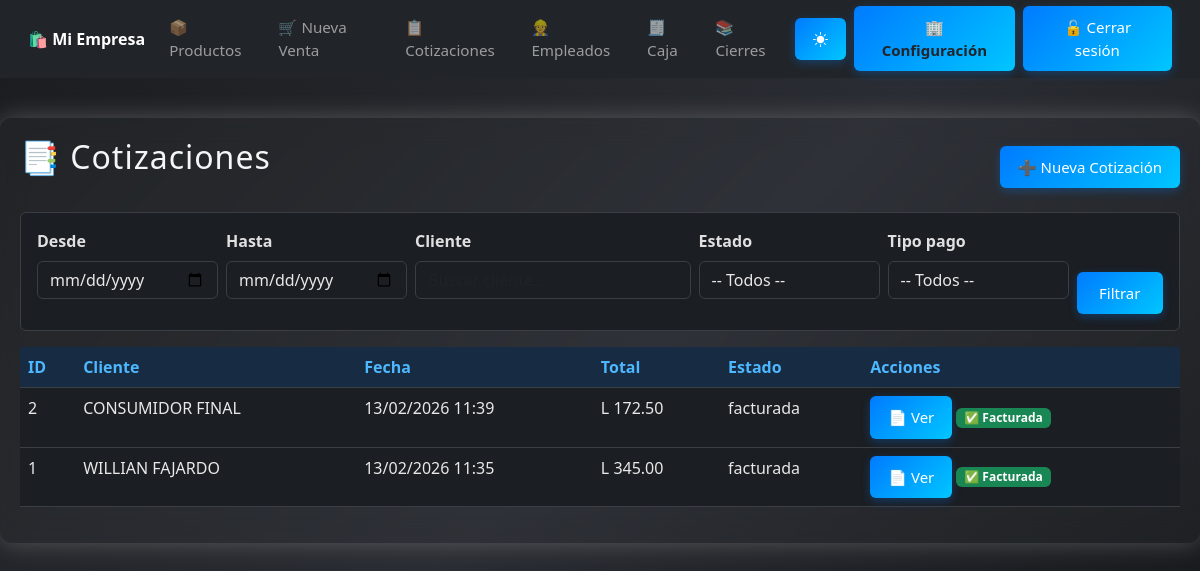
Screenshot of /cotizaciones/ (signed in) with the database file from the repository.
### configuracion/models.py (models this page shows, shortened)
class EmpresaConfig(models.Model):
    empresa = models.OneToOneField(Empresa, on_delete=models.CASCADE, related_name="config")
    nombre = models.CharField(max_length=150)
    rtn = models.CharField(max_length=20, blank=True, null=True)
    direccion = models.CharField(max_length=255, blank=True, null=True)
    telefono = models.CharField(max_length=20, blank=True, null=True)
    correo = models.EmailField(max_length=150, blank=True, null=True)
    moneda = models.CharField(max_length=10, default="L")
    isv_default = models.DecimalField(max_digits=5, decimal_places=2, default=0.15)
    actualizado = models.DateTimeField(auto_now=True)

### cotizaciones/models.py (models this page shows, shortened)
class Cotizacion(models.Model):
    fecha = models.DateTimeField(auto_now_add=True)
    cliente = models.ForeignKey('clientes.Cliente', on_delete=models.SET_NULL, null=True, blank=True, default=None)
    tipo_pago = models.CharField(
        max_length=10,
        choices=[('contado', 'Contado'), ('credito', 'Crédito')],
        default='contado'
    )
    subtotal_exento = models.DecimalField(max_digits=12, decimal_places=2, default=Decimal('0.00'))
    subtotal_g15    = models.DecimalField(max_digits=12, decimal_places=2, default=Decimal('0.00'))
    subtotal_g18    = models.DecimalField(max_digits=12, decimal_places=2, default=Decimal('0.00'))
    impuesto_15     = models.DecimalField(max_digits=12, decimal_places=2, default=Decimal('0.00'))
    impuesto_18     = models.DecimalField(max_digits=12, decimal_places=2, default=Decimal('0.00'))
    total           = models.DecimalField(max_digits=12, decimal_places=2, default=Decimal('0.00'))
    estado = models.CharField(max_length=20, default="pendiente")  # pendiente, facturada

### clientes/models.py (models this page shows, shortened)
class Cliente(models.Model):
    nombre = models.CharField(max_length=150)
    rtn = models.CharField(max_length=20, blank=True, null=True)
    direccion = models.CharField(max_length=255, blank=True, null=True)
    telefono = models.CharField(max_length=20, blank=True, null=True)

### cotizaciones/views.py (the view)
# urls.py: path('', views.lista_cotizaciones, name='lista_cotizaciones'),
@login_required
@requiere_modulo('mod_cotizaciones')
@permission_required('cotizaciones.view_cotizacion', raise_exception=True)
def lista_cotizaciones(request):
    cotizaciones = Cotizacion.objects.select_related('cliente').all().order_by('-fecha')
    desde = request.GET.get('desde', '')
    hasta = request.GET.get('hasta', '')
    cliente_id = request.GET.get('cliente_id', '')
    cliente_nombre = request.GET.get('cliente_nombre', '')
    estado = request.GET.get('estado', '')
    tipo_pago = request.GET.get('tipo_pago', '')
    if desde:
        try:
            d = datetime.strptime(desde, '%Y-%m-%d').date()
            cotizaciones = cotizaciones.filter(fecha__date__gte=d)
        except ValueError:
            pass
    if hasta:
        try:
            h = datetime.strptime(hasta, '%Y-%m-%d').date()
            cotizaciones = cotizaciones.filter(fecha__date__lte=h)
        except ValueError:
            pass
    if cliente_id:
        cotizaciones = cotizaciones.filter(cliente_id=cliente_id)
    if estado:
        cotizaciones = cotizaciones.filter(estado=estado)
    if tipo_pago:
        cotizaciones = cotizaciones.filter(tipo_pago=tipo_pago)
    return render(request, 'cotizaciones/lista_cotizaciones.html', {
        'cotizaciones': cotizaciones,
        'f': {
            'desde': desde,
            'hasta': hasta,
            'cliente_id': cliente_id,
            'cliente_nombre': cliente_nombre,
            'estado': estado,
            'tipo_pago': tipo_pago,
        }
    })

### core/context_processors.py (called while the page is built)
def empresa_config(request):
    empresa = EmpresaConfig.objects.first()
    if not empresa:
        empresa = EmpresaConfig.objects.create(
            nombre="Mi Empresa",
            rtn="",
            direccion="",
        )
    return {"empresa": empresa}

def modulos_config(request):
    modulos = ModuloConfig.objects.first()
    if not modulos:
        modulos = ModuloConfig.objects.create()
    return {"modulos": modulos}

### cotizaciones/templates/cotizaciones/lista_cotizaciones.html (shortened to what this page needs)
{% extends 'base.html' %}
{% block content %}
<div class="contenedor">
  <div class="d-flex justify-content-between align-items-center mb-3">
    <h2>📑 Cotizaciones</h2>
    <a href="{% url 'cotizaciones:crear_cotizacion' %}" class="btn btn-primary">➕ Nueva Cotización</a>
  </div>
  <form method="get" class="card card-body mb-3">
    <div class="row g-2 align-items-end">
      <div class="col-md-2">
        <label class="form-label">Desde</label>
        <input type="date" name="desde" value="{{ f.desde }}" class="form-control">
      </div>
      <div class="col-md-2">
        <label class="form-label">Hasta</label>
        <input type="date" name="hasta" value="{{ f.hasta }}" class="form-control">
      </div>
      <div class="col-md-3">
        <label class="form-label">Cliente</label>
        <input type="text" name="cliente_nombre" id="cliente-input" value="{{ f.cliente_nombre }}"
               class="form-control" placeholder="Buscar cliente..." autocomplete="off">
      </div>
      <div class="col-md-2">
        <label class="form-label">Estado</label>
        <select name="estado" class="form-control">
          <option value="">-- Todos --</option>
        </select>
      </div>
      <div class="col-md-2">
        <label class="form-label">Tipo pago</label>
        <select name="tipo_pago" class="form-control">
          <option value="">-- Todos --</option>
        </select>
      </div>
      <div class="col-md-1 d-grid">
        <button class="btn btn-dark">Filtrar</button>
      </div>
    </div>
  </form>
  <table class="table">
    <thead>
      <tr>
        <th>ID</th>
        <th>Cliente</th>
        <th>Fecha</th>
        <th>Total</th>
        <th>Estado</th>
        <th>Acciones</th>
      </tr>
    </thead>
    <tbody>
      {% for c in cotizaciones %}
        <tr>
          <td>{{ c.id }}</td>
          <td>{{ c.cliente.nombre }}</td>
          <td>{{ c.fecha|date:"d/m/Y H:i" }}</td>
          <td>L {{ c.total }}</td>
          <td>{{ c.estado }}</td>
          <td>
            <a href="{% url 'cotizaciones:detalle_cotizacion' c.id %}" class="btn btn-info btn-sm">📄 Ver</a>
            {% if c.estado == "pendiente" %}
              <a href="{% url 'cotizaciones:editar_cotizacion' c.id %}" class="btn btn-warning btn-sm">✏️ Editar</a>
              <a href="{% url 'cotizaciones:facturar_cotizacion' c.id %}" class="btn btn-success btn-sm">💰 Facturar</a>
              {% if perms.cotizaciones.delete_cotizacion %}
                <a href="{% url 'cotizaciones:eliminar_cotizacion' c.id %}" class="btn btn-danger btn-sm"
                   onclick="return confirm('⚠️ ¿Seguro que deseas eliminar esta cotización?');">🗑️ Eliminar</a>
              {% endif %}
            {% else %}
              <span class="badge bg-success">✅ Facturada</span>
            {% endif %}
          </td>
        </tr>
      {% empty %}
        <tr>
          <td colspan="6" class="text-center">No hay cotizaciones registradas.</td>
        </tr>
      {% endfor %}
    </tbody>
  </table>
</div>
{% endblock %}

### core/templates/base.html (shortened to what this page needs)
<!DOCTYPE html>
<html lang="es">
<head>
  {% load static %}
  <link href="https://cdn.jsdelivr.net/npm/bootstrap@5.3.0/dist/css/bootstrap.min.css" rel="stylesheet">
  <link rel="stylesheet" href="{% static 'css/estilo_base.css' %}">
  <link href="https://cdn.jsdelivr.net/npm/bootstrap-icons@1.11.3/font/bootstrap-icons.css" rel="stylesheet">
</head>
<body>
  <nav class="navbar navbar-expand-lg navbar-dark bg-dark sticky-top" id="menu-principal">
    <div class="container-fluid">
      <a class="navbar-brand fw-bold" href="{% url 'dashboard' %}">
        🛍️ {{ empresa.nombre|default:"SISTEMAS FAJARDO" }}
      </a>
      <div class="collapse navbar-collapse" id="navbarNav">
        <ul class="navbar-nav me-auto">
          <li class="nav-item">
            <a class="nav-link" href="{% url 'productos:listar_productos' %}">📦 Productos</a>
          </li>
          <li class="nav-item">
            {% if modulos.mod_ventas and perms.ventas.add_venta %}
              <a class="nav-link" href="{% url 'ventas:crear_venta' %}">🛒 Nueva Venta</a>
            {% endif %}
          </li>
          <li class="nav-item">
            {% if modulos.mod_cotizaciones and perms.cotizaciones.view_cotizacion %}
              <a class="nav-link" href="{% url 'cotizaciones:lista_cotizaciones' %}">📋 Cotizaciones</a>
            {% endif %}
          </li>
          <li class="nav-item">
            {% if modulos.mod_empleados and perms.empleados.view_empleado %}
              <a class="nav-link" href="{% url 'empleados:lista_empleados' %}">👷 Empleados</a>
            {% endif %}
          </li>
        <li class="nav-item">
            {% if modulos.mod_caja and perms.caja.add_cajasesion %}
              <a class="nav-link" href="{% url 'caja:abrir_caja' %}">🧾 Caja</a>
            {% endif %}
          </li>
          <li class="nav-item">
            {% if modulos.mod_caja and perms.caja.view_cajasesion %}
            <a class="nav-link" href="{% url 'caja:historial_cajas' %}">📚 Cierres</a>
            {% endif %}
          </li>
        </ul>
        <ul class="navbar-nav ms-auto align-items-center">
          <li class="nav-item me-2">
            <button id="themeToggle" class="btn btn-outline-light btn-sm" type="button">
              <i class="bi bi-brightness-high-fill" id="themeIcon"></i>
            </button>
          </li>
          {% if perms.configuracion.view_empresa %}
          <li class="nav-item me-2">
            <a href="{% url 'configuracion:configuracion_empresa' %}"
               class="btn btn-warning btn-sm fw-bold text-dark">
              🏢 Configuración
            </a>
          </li>
          {% endif %}
          {% if user.is_authenticated %}
          <li class="nav-item">
            <form action="{% url 'logout' %}" method="post" class="mb-0">
              <button type="submit" class="btn btn-danger btn-sm">
                🔓 Cerrar sesión
              </button>
            </form>
          </li>
          {% endif %}
        </ul>
      </div>
    </div>
  </nav>
  <div class="container-fluid px-0">
    {% block content %}
    {% endblock %}
  </div>
</body>
</html>
</body>
</html>

### static/css/estilo_base.css (style rules this page uses)
.contenedor { max-width: 1600px; margin: 40px auto; padding: 20px; background: rgba(124, 121, 121, 0.06); backdrop-filter: blur(12px); border-radius: 12px; box-shadow: 0 0 25px rgba(206, 199, 199, 0.3); font-family: 'Segoe UI', sans-serif; transition: all 0.4s ease; box-sizing: border-box; }
h2, h3 { text-align: center; color: #f5f5f5; margin-bottom: 20px; letter-spacing: 1px; transition: color 0.3s ease; }
form label { display: block; margin-bottom: 5px; font-weight: 600; color: #e0e0e0; transition: color 0.3s ease; }
form input, form textarea, form select { width: 100%; padding: 10px; margin-bottom: 15px; border: 1px solid rgba(255, 255, 255, 0.2); border-radius: 6px; background-color: rgba(255, 255, 255, 0.1); color: #fff; box-sizing: border-box; transition: all 0.3s ease; }
button, .btn { background: linear-gradient(135deg, #007bff, #00c6ff); color: white; padding: 12px 20px; border: none; border-radius: 6px; font-size: 16px; cursor: pointer; transition: all 0.3s ease; box-shadow: 0 3px 10px rgba(0, 123, 255, 0.3); }
body { background: linear-gradient(135deg, #1a1c1f, #2a2d33, #141619); background-attachment: fixed; color: #f1f1f1; transition: all 0.4s ease; }
@media (max-width: 1200px) { .btn { font-size: 15px; padding: 10px 18px; } }
.navbar, .container, .btn, .contenedor, .form-row, .productos-box { transition: all 0.3s ease; }
.navbar { padding: 0.4rem 1rem !important; }
.navbar-brand { font-size: 1rem; white-space: nowrap; }
.navbar-nav .nav-link { font-size: 0.95rem; padding: 6px 10px; }
html, body { height: 100%; min-height: 100vh; margin: 0; padding: 0; display: flex; flex-direction: column; }
:root { --radius: 6px; }
body:not(.light-mode) { --bs-body-bg: #1b1e22; --bs-body-color: #e8e8e8; --bs-border-color: #3b3f45; --bs-primary-bg-subtle: #172b42; --bs-primary-text: #4db8ff; --bs-card-bg: #22262b; --bs-table-bg: #262b31; --bs-table-striped-bg: #2c3238; --bs-table-hover-bg: #333a42; --bs-warning-bg: #5c4d00; --bs-danger-bg: #5c1f1f; }
body, html { background-color: var(--bs-body-bg) !important; color: var(--bs-body-color) !important; }
.card, .card-body, .card-header { background-color: var(--bs-card-bg) !important; color: var(--bs-body-color) !important; border-color: var(--bs-border-color) !important; }
input, select, textarea { background-color: var(--bs-card-bg) !important; color: var(--bs-body-color) !important; border-color: var(--bs-border-color) !important; }
.table { background-color: var(--bs-table-bg) !important; color: var(--bs-body-color) !important; }
.table thead th { background-color: var(--bs-primary-bg-subtle) !important; color: var(--bs-primary-text) !important; }
.btn { border-radius: var(--radius); }
.btn-primary { background-color: var(--bs-primary-text); border-color: var(--bs-primary-text); }

### rows the page displays
EmpresaConfig: nombre "Mi Empresa"
Cotizacion: id "2", cliente.nombre "CONSUMIDOR FINAL", fecha "13/02/2026 11:39", total "172.50", estado "facturada", shows "✅ Facturada"
Cotizacion: id "1", cliente.nombre "WILLIAN FAJARDO", fecha "13/02/2026 11:35", total "345.00", estado "facturada", shows "✅ Facturada"
